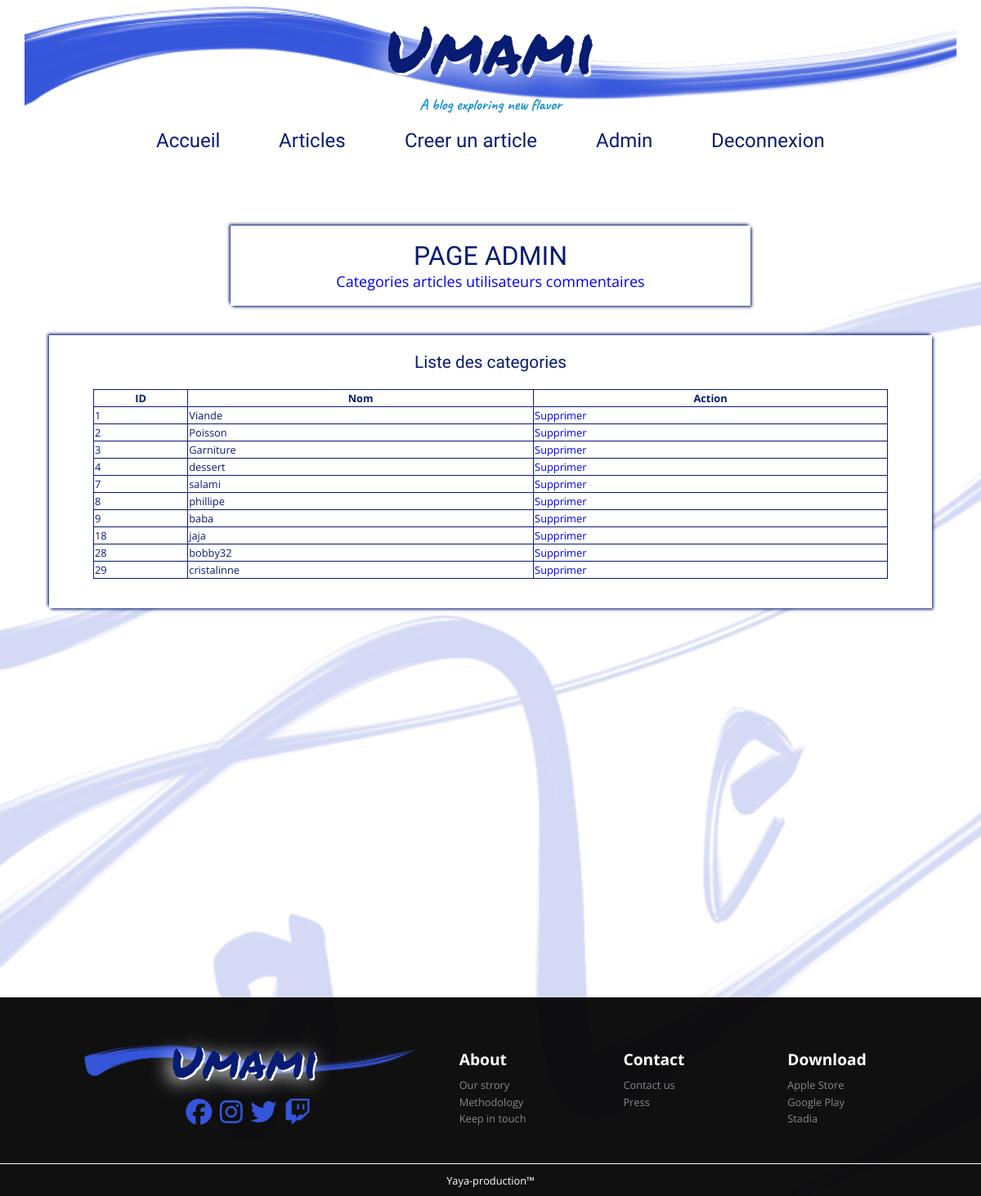
Screenshot of /index.php?page=admin&choice=categories (signed in) with the database file from the repository.
### tables this page shows
CREATE TABLE `categories` (
  `id` int(11) NOT NULL,
  `nom` varchar(80) NOT NULL
);

### Controleur/ControleurAdmin.php (called while the page is built, shortened)
<?php
require_once 'Modele/Billet.php';
class ControleurAdmin
{
    public function route_admin()
    {
        if(isset($_GET['choice']))
        {
            $table = $_GET['choice'];
            $objet = new Billet();
            $recup = $objet->select_table($table);
        }
        require 'Vue/vueAdmin.php';
    }
}

### index.php (called while the page is built, shortened)
<?php
$routeur = new Routeur();
$routeur->routerRequete();

### Modele/Billet.php (called while the page is built, shortened)
<?php
require_once 'Modele/Modele.php';
class Billet extends Model
{
    public function select_table($table)
    {
        $sql = "SELECT * FROM  $table  ";
        $request = parent::executerRequete($sql);
        $retour = $request->fetchAll(PDO::FETCH_ASSOC);
        return $retour;
    }
}

### Modele/Modele.php (called while the page is built, shortened)
<?php
abstract class Model {
    protected function executerRequete($sql, $params = null) {
        if ($params == null) {
            $resultat = $this->getBdd()->query($sql);
        }
        else {
            $resultat = $this->getBdd()->prepare($sql);
            $resultat->execute($params);
        }
        return $resultat;
    }
    private function getBdd() {
            $this->bdd = new PDO('mysql:host=localhost;dbname=blog;charset=utf8',
                    'root', '',
                    array(PDO::ATTR_ERRMODE => PDO::ERRMODE_EXCEPTION));
        return $this->bdd;
    }
}

### Vue/vueAdmin.php (the view, shortened to what this page needs)
<!doctype html>
<html lang="fr">
    <head>
        <?php include_once 'Vue/includes/head.php'?>
    </head>
    <body>
        <div class="admin_container_general">
            <?php include_once 'Vue/includes/header.php'?>
                <div class="admin_container_main">
                    <section class="admin_headblock">
                        <h1 class="admin_title">PAGE ADMIN</h1>
                        <a href="index.php?page=admin&choice=categories">Categories</a>
                        <a href="index.php?page=admin&choice=articles">articles</a>
                        <a href="index.php?page=admin&choice=utilisateurs">utilisateurs</a>
                        <a href="index.php?page=admin&choice=commentaires">commentaires</a>
                    </section>
                    <section class="admin_content">
                        <?php
                        if(isset($_GET['choice']) && $_GET['choice'] == 'categories')
                        {
                            echo "<h3>Liste des categories</h3>";
                            echo "<table class='admin_table'>";
                            echo "<tr><th>ID</th><th>Nom</th><th>Action</th></tr>";
                            foreach($recup as $value)
                            {
                                $idselect = $value['id'];
                                echo "<tr>";
                                    echo "<td>".$value['id']."</td>";
                                    echo "<td>".$value['nom']."</td>";
                                    echo "<td><a href=\"index.php?page=admin&choice=categories&action=delete&id=$idselect\">Supprimer</a></td>";
                                echo "</tr>";
                            }
                            echo "</table>";
                        }
                        ?>
                    </section>
                </div>
            <?php include_once 'Vue/includes/footer.php'?>
        </div>
    </body>
</html>

### Assets/css/base.css (style rules this page uses)
:root { --color1: #071c72; --color2: #1792D2; --color4: #143774; --font1: 'Permanent Marker', cursive; --font2: 'Open Sans', sans-serif; --font3: 'Kalam', cursive; --font4: 'Caveat', cursive; --font5: 'Kaushan Script', cursive; }
body { font-family: var(--font2) ; color: var(--color1); font-size: 1.125rem; }
h1, h2, h3 { font-family: var(--font3); color: var(--color1); font-weight: 400; }
h1 { font-weight: 100; font-size: 2rem; }
h3 { font-size: 1.3rem; }
a { text-decoration: none; }
body { margin: 0; }

### Assets/css/admin.css (style rules this page uses)
.admin_container_general { background-image: url('../images/wall.png'); background-repeat: no-repeat; background-size: cover; margin: 0; }
.admin_container_main { display: flex; flex-wrap: wrap; flex-direction: column; min-height: 100vh; }
.admin_headblock { width: 90%; max-width: 600px; margin: 2em auto; padding: 1em; text-align: center; background-color: rgb(255, 255, 255); box-shadow: 0.1em 0.1em 0.2em var(--color1), -0.1em -0.1em 0.2em var(--color1); }
.admin_title { margin: 0 auto; text-align: center; }
.admin_content { width: 90%; margin: 0 auto; display: flex; flex-direction: column; align-items: center; margin-bottom: 2em; background-color: white; box-shadow: 0.1em 0.1em 0.2em var(--color1), -0.1em -0.1em 0.2em var(--color1); padding-bottom: 2em; }
.admin_table { border: 1px solid var(--color1); border-collapse: collapse; width: 90%; max-width: 100%; padding-bottom: 50em; font-size: 0.8rem; }
.admin_table th, tr, td { border: 1px solid var(--color1); }

### rows the page displays
categories: id "1", nom "Viande"
categories: id "2", nom "Poisson"
categories: id "3", nom "Garniture"
categories: id "4", nom "dessert"
categories: id "7", nom "salami"
categories: id "8", nom "phillipe"
categories: id "9", nom "baba"
categories: id "18", nom "jaja"
categories: id "28", nom "bobby32"
categories: id "29", nom "cristalinne"
